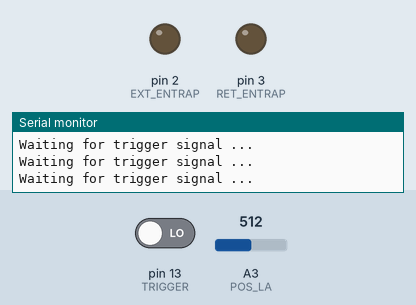
This sketch was run on a simulated Arduino Uno, built with avr-gcc and run on an emulated ATmega328P. Parts: output pins drawn as LEDs (lit = HIGH), the last lines printed to the serial monitor. The test bench sets the inputs (shaded band); at power-on: pin 13 (TRIGGER) LOW, A3 (POS_LA) = 512. Pins used as bus, display or sensor lines are not drawn.

Above: at 3.2 s.
3.3 s: pin 13 (TRIGGER) driven HIGH
At 51.0 s:
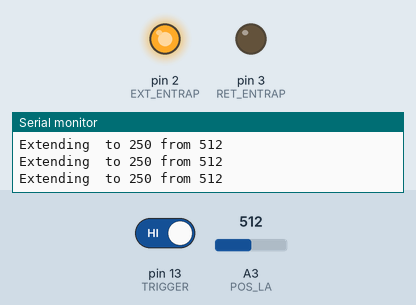
Timing chart, 0 to 51.9 s (numbered marks = the images above; inputs shaded):
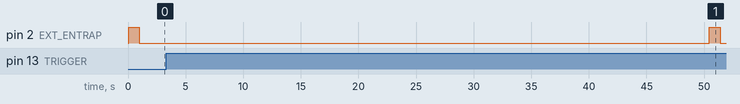

Measured:
- after the input at 3.3 s, pin 2 (EXT_ENTRAP): LOW → HIGH after 47.1 s, → LOW 0.95 s later

The sketch:

motorshield_4testing.ino
```cpp
////////////////////////////////////////////////////////////////////////////////////////
////////////////////////////////////////////////////////////////////////////////////////
//     Linear actuator/Entrapulator controls for Strata-S1 experiment
//
//     University of Central Florida
//     Center for Microgravity Research
//
//     Code written by: Addie Dove, James Phillips
//
//
////////////////////////////////////////////////////////////////////////////////////////
////////////////////////////////////////////////////////////////////////////////////////
//
//  This code is for use with the Strata-S1 experiment for ground-based testing.
//
//  It is written for the Arduino UNO R3 microcontroller utilizing the ATMEL
//  ATMEGA328 chipset. Details for this board can be found at "www.arduino.cc".
//
////////////////////////////////////////////////////////////////////////////////////////
////////////////////////////////////////////////////////////////////////////////////////

#define  TRIGGER              13   // Trigger experiment to start
//#define RESETPIN                  // Use if using reset button to reset instead of trigger

// Define pins related to the linear actuator
#define  EN_ENTRAP              1   // Digital output pins for enabling entrapulator linear actuator
#define  EXT_ENTRAP             2   // Digital output pins for extending entrapulator
#define  RET_ENTRAP             3   // Digital output pins for retracting entrapulators
#define  POS_LA                A3   // Feedback on actuator position

// Set positions for actuators
unsigned int act_pos   = 0;
unsigned int act_max   = 0;
unsigned int act_maxe  = 75;
unsigned int act_mine  = 400;
unsigned int act_half  = 250;
unsigned int act_quart = 350;

// Flag to see if the experiment has been triggered or not
bool hastriggered = false;
bool expcomplete  = false;

// Variables for timing
long t_ret = 45000;      // leave Entraps retracted for 45s
long t_ext =  5000;      // leave Entraps extended  for  5s

// Timeout for extension/retraction in millseconds
unsigned long timeout = 900;

void printMaximum(unsigned int value)
{
  Serial.print("Maximum: ");
  Serial.println(value);
}

void printExtending(unsigned int setpoint, unsigned int value)
{
  Serial.print("Extending ");
  Serial.print(" to ");
  Serial.print(setpoint);
  Serial.print(" from ");
  Serial.println(value);
}

void printRetracting(unsigned int setpoint, unsigned int value)
{
  Serial.print("Retracting ");
  Serial.print(" to ");
  Serial.print(setpoint);
  Serial.print(" from ");
  Serial.println(value);
}

void enableExtend(bool enable)
{
  if( enable )
  {
    Serial.print("Enabling");
    digitalWrite(EXT_ENTRAP, HIGH);
    digitalWrite(EN_ENTRAP, HIGH);
  }
  else
  {
    Serial.print("Disabling");
    digitalWrite(EN_ENTRAP, LOW);
    digitalWrite(EXT_ENTRAP, LOW);
  }
  Serial.println(" extending ");
}

void enableRetract(bool enable)
{
  if( enable )
  {
    Serial.print("Enabling");
    digitalWrite(RET_ENTRAP, HIGH);
    digitalWrite(EN_ENTRAP, HIGH);
  }
  else
  {
    Serial.print("Disabling");
    digitalWrite(EN_ENTRAP, LOW);
    digitalWrite(RET_ENTRAP, LOW);
  }
  Serial.println(" retracting ");
}


// Extend entrapulator to setpoint
void extendEntrap(unsigned int setpoint)
{
  // Read current position and print to serial monitor
  act_pos = analogRead(POS_LA);
  printExtending(setpoint, act_pos);
  // Only extend if not past setpoint
  if( act_pos > setpoint )
  {
    // Record start time
    unsigned long start = millis();
    // Enable extension pins
    enableExtend(true);
    // Continue extending while setpoint has not been reached
    while( act_pos > setpoint )
    {
      // Exit loop if timeout expires
      if( millis() - start > timeout )
      {
        Serial.println("Timeout expired. Aborting!");
        break;
      }
      act_pos = analogRead(POS_LA);
      printExtending(setpoint, act_pos);
    }
    // Disable extension pins
    enableExtend(false);
  }
  else
  {
    Serial.println("Not extending. Already past setpoint!");
  }
}


// Retract entrapulator to setpoint
void retractEntrap(unsigned int setpoint)
{
  // Read current position and print to serial monitor
  act_pos = analogRead(POS_LA);
  printRetracting(setpoint, act_pos);
  // Only retract if not past setpoint
  if( act_pos < setpoint )
  {
    // Record start time
    unsigned long start = millis();
    // Enable retraction pins
    enableRetract(true);
    // Continue retracting while setpoint has not been reached
    while( act_pos < setpoint )
    {
      // Exit loop if timeout expires
      if( millis() - start > timeout )
      {
        Serial.println("Timeout expired. Aborting!");
        break;
      }
      act_pos = analogRead(POS_LA);
      printRetracting(setpoint, act_pos);
    }
    // Disable retraction pins
    enableRetract(false);
  }
  else
  {
    Serial.println("Not retracting. Already past setpoint!");
  }
}


/////***************** SETUP *****************/////
void setup() {

  // Enable serial port
  Serial.begin(9600);
  Serial.println("########## INITIAL SETUP ##########");

  // Set trigger pin as input
  pinMode(TRIGGER, INPUT);

  // Make pin assignments
  // Set digital pins as outputs
    pinMode(EN_ENTRAP, OUTPUT);
    pinMode(EXT_ENTRAP, OUTPUT);
    pinMode(RET_ENTRAP, OUTPUT);

    // Set analog pins as inputs
    pinMode(POS_LA, INPUT);

    // Give digital pins default LOW value
    digitalWrite(EN_ENTRAP, LOW);
    digitalWrite(EXT_ENTRAP, LOW);
    digitalWrite(RET_ENTRAP, LOW);


  // Make sure all entrapulators are extended
  Serial.println("######### FULL EXTEND TEST ########");
    extendEntrap(act_maxe);
    delay(1000);


  // Read and print maximum entrapulator positions
  Serial.println("######## READ MAXIMUM TEST ########");
    act_max = analogRead(POS_LA);
    printMaximum(act_max);

  Serial.println("########## SETUP COMPLETE #########");

// delay so that doesn't go into main loop when IPC is first powered up.
// TODO: add delay back in
//  delay(55000);

}

/////***************** MAIN LOOP *****************/////
void loop() {
// For single line testing
  // Check for and debounce trigger signal
  Serial.print("Waiting for trigger signal ... ");
  if( digitalRead(TRIGGER) == HIGH && !hastriggered)
  {
    delay(10);
    if( digitalRead(TRIGGER) == HIGH )
    {
      // Set trigger flag so will close once out of µg
      Serial.println("detected!");

// TODO: uncomment for flight!
      hastriggered = true;

      // Slight delay
      delay(1000);

      // Fully retract entrapulators
      Serial.println("######## FULL RETRACT ########");
      retractEntrap(act_mine);
      delay(1000);


      Serial.print("Waiting for retract time to elapse ... ");
      delay(t_ret);
      Serial.println("done!");

      // Half-way extend entrapulator
      Serial.println("######### HALF EXTEND ########");
      extendEntrap(act_half);
      delay(1000);


      // leave extended for ext. time
      Serial.print("Waiting for extend time to elapse ... ");
      delay(t_ext);
      Serial.println("done!");

      // Fully retract entrapulator
      Serial.println("######## FULL RETRACT ########");
      retractEntrap(act_mine);
      delay(1000);


      // leave retracted for time t_retract
      Serial.print("Waiting for retract time to elapse ... ");
      delay(t_ret);
      Serial.println("done!");


      // Fully extend entrapulators
      Serial.println("######### FULL EXTEND ########");
      extendEntrap(act_maxe);
      delay(1000);

      Serial.println("####### EXPERIMENT COMPLETE ######");
      delay(1000);

    }
  }
  else if (hastriggered && !expcomplete)
  {
    // Indicate experiment has already been run and will not retrigger
    Serial.println("experiment complete!");
    delay(1000);
    expcomplete = true;
  }
  else if (hastriggered && expcomplete)
  {
    // Indicate experiment has already been run and will not retrigger
    Serial.println("experiment complete!");
    delay(1000);
  }
  else
  {
    // No trigger detected so print newline
    Serial.println();
    // Delay if no trigger detected
    // TODO: Decrease for flight
    delay(100);
  }
}
```
